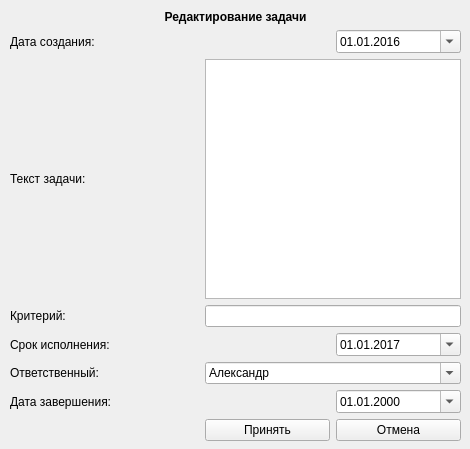
<?xml version="1.0" encoding="UTF-8"?>
<ui version="4.0">
 <class>DialogEdit</class>
 <widget class="QWidget" name="DialogEdit">
  <property name="geometry">
   <rect>
    <x>0</x>
    <y>0</y>
    <width>470</width>
    <height>449</height>
   </rect>
  </property>
  <property name="windowTitle">
   <string>Задача</string>
  </property>
  <widget class="QWidget" name="layoutWidget">
   <property name="geometry">
    <rect>
     <x>10</x>
     <y>10</y>
     <width>451</width>
     <height>431</height>
    </rect>
   </property>
   <layout class="QGridLayout" name="gridLayout">
    <item row="0" column="0" colspan="3">
     <widget class="QLabel" name="label_main">
      <property name="font">
       <font>
        <weight>75</weight>
        <bold>true</bold>
       </font>
      </property>
      <property name="layoutDirection">
       <enum>Qt::LeftToRight</enum>
      </property>
      <property name="text">
       <string>Редактирование задачи</string>
      </property>
      <property name="alignment">
       <set>Qt::AlignCenter</set>
      </property>
     </widget>
    </item>
    <item row="1" column="0">
     <widget class="QLabel" name="label_1">
      <property name="text">
       <string>Дата создания:</string>
      </property>
     </widget>
    </item>
    <item row="1" column="2">
     <widget class="QDateEdit" name="dateEdit_create">
      <property name="displayFormat">
       <string>dd.MM.yyyy</string>
      </property>
      <property name="calendarPopup">
       <bool>true</bool>
      </property>
      <property name="date">
       <date>
        <year>2016</year>
        <month>1</month>
        <day>1</day>
       </date>
      </property>
     </widget>
    </item>
    <item row="2" column="0">
     <widget class="QLabel" name="label_6">
      <property name="text">
       <string>Текст задачи:</string>
      </property>
     </widget>
    </item>
    <item row="2" column="1" colspan="2">
     <widget class="QTextEdit" name="textEdit"/>
    </item>
    <item row="3" column="0">
     <widget class="QLabel" name="label_5">
      <property name="text">
       <string>Критерий:</string>
      </property>
     </widget>
    </item>
    <item row="3" column="1" colspan="2">
     <widget class="QLineEdit" name="lineEdit_criterion"/>
    </item>
    <item row="4" column="0">
     <widget class="QLabel" name="label_2">
      <property name="text">
       <string>Срок исполнения:</string>
      </property>
     </widget>
    </item>
    <item row="4" column="2">
     <widget class="QDateEdit" name="dateEdit_end">
      <property name="displayFormat">
       <string>dd.MM.yyyy</string>
      </property>
      <property name="calendarPopup">
       <bool>true</bool>
      </property>
      <property name="date">
       <date>
        <year>2017</year>
        <month>1</month>
        <day>1</day>
       </date>
      </property>
     </widget>
    </item>
    <item row="5" column="0">
     <widget class="QLabel" name="label_4">
      <property name="text">
       <string>Ответственный:</string>
      </property>
     </widget>
    </item>
    <item row="6" column="0">
     <widget class="QLabel" name="label_3">
      <property name="text">
       <string>Дата завершения:</string>
      </property>
     </widget>
    </item>
    <item row="6" column="2">
     <widget class="QDateEdit" name="dateEdit_finish">
      <property name="displayFormat">
       <string>dd.MM.yyyy</string>
      </property>
      <property name="calendarPopup">
       <bool>true</bool>
      </property>
     </widget>
    </item>
    <item row="7" column="0">
     <spacer name="horizontalSpacer">
      <property name="orientation">
       <enum>Qt::Horizontal</enum>
      </property>
      <property name="sizeHint" stdset="0">
       <size>
        <width>40</width>
        <height>20</height>
       </size>
      </property>
     </spacer>
    </item>
    <item row="7" column="1">
     <widget class="QPushButton" name="pushButton_ok">
      <property name="text">
       <string>Принять</string>
      </property>
     </widget>
    </item>
    <item row="7" column="2">
     <widget class="QPushButton" name="pushButton_cancel">
      <property name="text">
       <string>Отмена</string>
      </property>
     </widget>
    </item>
    <item row="5" column="1" colspan="2">
     <widget class="QComboBox" name="lineEdit_man">
      <property name="editable">
       <bool>true</bool>
      </property>
      <item>
       <property name="text">
        <string>Александр</string>
       </property>
      </item>
      <item>
       <property name="text">
        <string>Алексей</string>
       </property>
      </item>
      <item>
       <property name="text">
        <string>Василий</string>
       </property>
      </item>
      <item>
       <property name="text">
        <string>Виктория</string>
       </property>
      </item>
      <item>
       <property name="text">
        <string>Гавриил</string>
       </property>
      </item>
      <item>
       <property name="text">
        <string>Дарья</string>
       </property>
      </item>
      <item>
       <property name="text">
        <string>Иван</string>
       </property>
      </item>
      <item>
       <property name="text">
        <string>Катерина</string>
       </property>
      </item>
      <item>
       <property name="text">
        <string>Наталья</string>
       </property>
      </item>
      <item>
       <property name="text">
        <string>Николай</string>
       </property>
      </item>
      <item>
       <property name="text">
        <string>Ольга</string>
       </property>
      </item>
      <item>
       <property name="text">
        <string>Степан</string>
       </property>
      </item>
     </widget>
    </item>
   </layout>
  </widget>
 </widget>
 <resources/>
 <connections/>
</ui>
